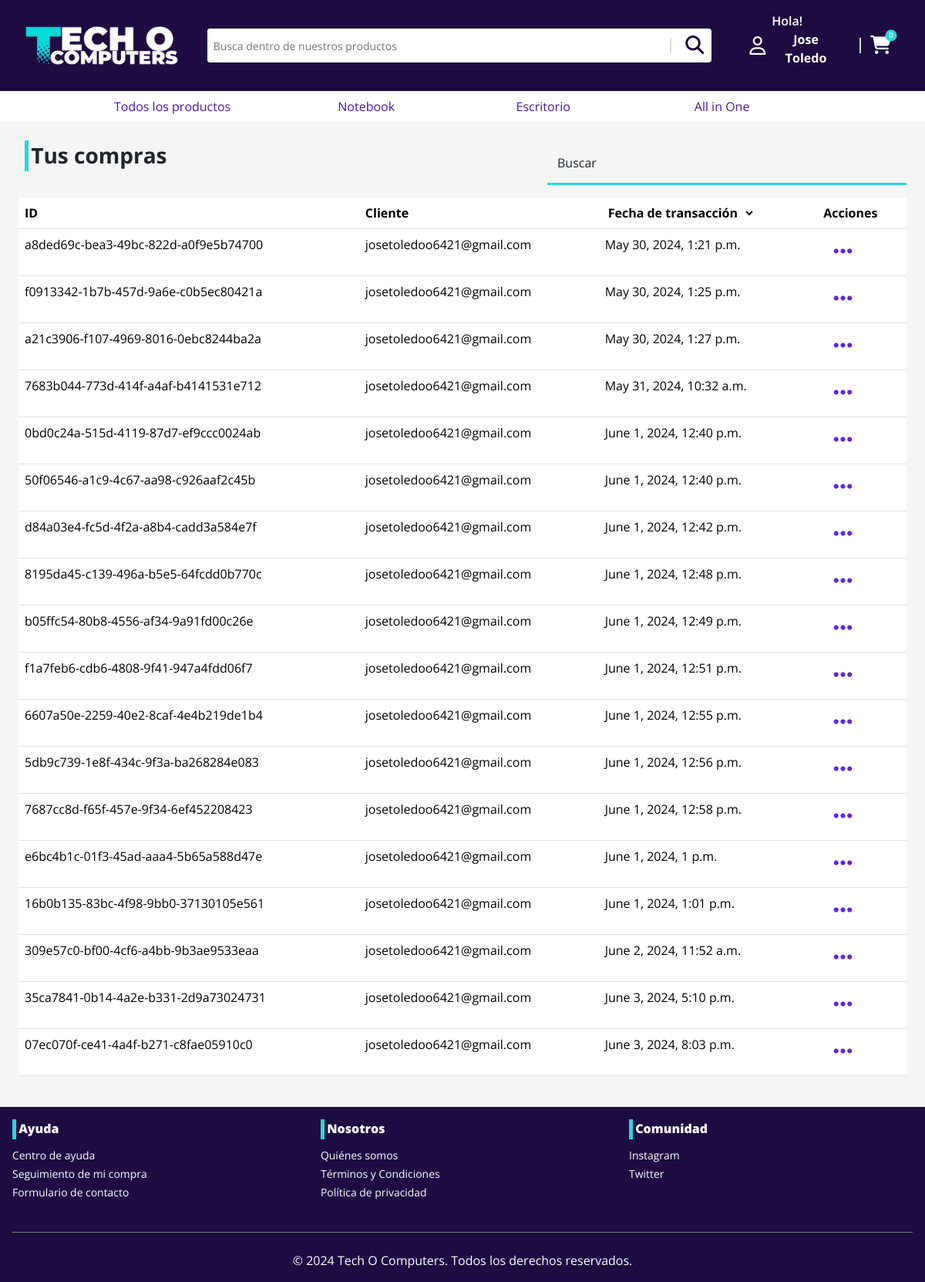
Page /my-orders/ (signed in) on the committed database.
### auth_user/models.py (models this page shows, shortened)
class User(AbstractBaseUser, PermissionsMixin):
    email = models.EmailField(unique=True)
    rut = models.CharField(max_length=12, unique=True, primary_key=True, verbose_name='RUT')
    first_name = models.CharField(max_length=30)
    last_name = models.CharField(max_length=30)
    is_staff = models.BooleanField(default=False)
    is_active = models.BooleanField(default=True)
    is_superuser = models.BooleanField(default=False)
    objects = CustomUserManager()
    USERNAME_FIELD = 'email'
    EMAIL_FIELD = 'email'
    REQUIRED_FIELDS = []
    class Meta:
        verbose_name = 'User'
        verbose_name_plural = 'Users'

### store/models.py (models this page shows, shortened)
class Recipe(models.Model):
    id = models.UUIDField(primary_key=True, default=uuid.uuid4, editable=False)
    client = models.ForeignKey(User, on_delete=models.CASCADE)
    created_at = models.DateTimeField(auto_now_add=True)
    complete = models.BooleanField(default=False)
    transaction_id = models.CharField(max_length=100, null=True)
    @property
    def get_cart_total(self):
        recipeDetails = self.recipedetails_set.all()
        total = sum([item.product.price * item.quantity for item in recipeDetails])
        return total
    @property
    def get_cart_items(self):
        recipeDetails = self.recipedetails_set.all()
        total = sum([item.quantity for item in recipeDetails])
        return total

### core/views.py (the view)
# urls.py: path('my-orders/', views.userdetails, name='userdetails'),
@login_required
def userdetails(request):
    user = request.user
    orders = Recipe.objects.filter(complete=True, client=user).all()
    orderByDate = request.GET.get('orderByDate')
    if orderByDate is not None:
        if orderByDate == 'asc':
            orders = orders.order_by('created_at')
        elif orderByDate == 'desc':
            orders = orders.order_by('-created_at')
    context = {'user_orders': orders, 'user': user}
    return render(request, 'core/userdetails.html', context)

### store/views.py (called while the page is built)
def cart_data(request):
    if request.user.is_authenticated:
        recipe, created = Recipe.objects.get_or_create(client=request.user, complete=False)
        items = recipe.recipedetails_set.all()
        cartItems = recipe.get_cart_items
    else:
        items = []
        recipe = {'get_cart_total':0, 'get_cart_items':0}
        cartItems = recipe['get_cart_items']
    return {'cartItems': cartItems, 'items': items, 'recipe': recipe}

### core/templates/core/userdetails.html (shortened to what this page needs)
{% extends 'core/template.html' %}
{% load static %}
{%load humanize%}
{% block sources%}
<link rel="stylesheet" href="{% static 'css/auth.css'%}">
{% endblock sources%}
{% block content %}
<div class="p-4">
<div class="row">
  <div class="col-md-7">
    <h5 class="product-header fw-bold fs-3">Tus compras</h5>
  </div>
  <div class="col-md-5">
    <div class="form-floating mb-3">
      <input type="text" class="form-control border-0 border-bottom rounded-0 bg-transparent" name="search" id="search" placeholder="name" required onkeyup="searchOrder()">
      <label for="name">Buscar</label>
  </div>
  </div>
</div>
<table class="table ">
    <thead>
      <tr>
        <th scope="col">ID</th>
        <th scope="col">Cliente</th>
        <th scope="col">
          <form action="" method="get" id="orderForm">
            <select name="orderByDate" id="orderByDate" class="border-0 bg-transparent fw-bold">
              <option selected >Fecha de transacción</option>
            </select>
          </form>
        </th>
        <th scope="col">Acciones</th>
      </tr>
    </thead>
    <tbody id="order-table">
    {% for u in user_orders %}
      <tr scope="row">
        <td>{{ u.id }}</td>
        <td>{{ u.client }}</td>
        <td>{{ u.created_at }}</td>
        <td><button type="button" class="btn" data-bs-toggle="modal" data-bs-target="#{{u.id}}modal">
          <i class='fa-solid fa-ellipsis fs-3 color-secondary'></i>
        </button></td>
      </tr>
    {% endfor %}
    </tbody>
  </table>
</div>
{% endblock content %}

### core/templates/core/template.html (shortened to what this page needs)
{% load static %} {% load humanize %}
<!DOCTYPE html>
<html lang="en">
  <head>
    <link
      rel="stylesheet"
      href="{% static "bootstrap/css/bootstrap.min.css" %}"
    />
    <link
      rel="stylesheet"
      href="https://cdnjs.cloudflare.com/ajax/libs/font-awesome/6.5.2/css/all.min.css"
    />
    {% block sources %} {% endblock sources %}
    <link rel="stylesheet" href="{%static 'css/global.css'%}" />
  </head>
  <body class="overflow-x-hidden">
    <nav class="navbar back-primary">
      <div class="navbar-dist">
        <a class="navbar-brand" href="{% url 'index' %}">
          <img
            src="{% static 'src/logo.webp'%}"
            alt="Logo"
            width="200"
            height="auto"
            class="d-inline-block align-text-top"
          />
        </a>
        <div class="container-fuild">
          <form
            class="d-flex bg-white rounded-1 pl-1 pe-1 me-2 searchForm"
            role="search"
            action="{% url 'store'%}"
          >
            <input
              class="form-control-sm w-100 outline-0 border-0"
              type="search"
              name="search"
              autocomplete="off"
              placeholder="Busca dentro de nuestros productos"
              aria-label="Search"
            />
            <span class="divider"></span>
            <button class="bg-transparent border-0">
              <i class="fa-solid fa-magnifying-glass"></i>
            </button>
          </form>
        </div>
        <div class="" id="navbarNav">
          <div
            class="container-fluid d-flex flex-row navbar-responsive-icons align-items-center"
          >
            {% if not user.is_authenticated %}
            <a
              href="{% url 'login'%}"
              class="d-flex flex-row align-items-center text-decoration-none gap-2"
            >
              <i class="fa-regular fa-user text-white"></i>
              <div class="text-white user-navbar">
                <p class="fw-semibold mb-0">Hola!</p>
                <p class="fw-bold">Inicia Sesión</p>
              </div>
            </a>
              {% else %}
              <div class="dropdown">
                <button
                  class="btn bg-transparent d-flex flex-row align-items-center justify-content-start gap-2"
                  type="button"
                  data-bs-toggle="dropdown"
                  aria-expanded="false"
                >
                  <i class="fa-regular fa-user text-white"></i>
                  <div class="text-white user-navbar">
                    <p class="fw-semibold mb-0" style="text-align: start;">Hola!</p>
                    <p class="fw-bold">
                      {{user.first_name | title}} {{user.last_name | title}}
                    </p>
                  </div>
                </button>
              </div>
              {% endif %}
            <span class="divider"></span>
            <a
              data-bs-toggle="offcanvas"
              data-bs-target="#offcanvasRight"
              aria-controls="offcanvasRight"
            >
              <i class="fa-solid fa-cart-shopping text-white cart-icon">
                <span class="cart-quantity">{{recipe.get_cart_items}}</span>
              </i>
            </a>
          </div>
        </div>
      </div>
    </nav>
    <nav
      class="navbar bg-white color-primary justify-content-center"
      id="productNav"
    >
      <div class="product-nav-dist">
        <ul>
          <li>
            <a href="{% url 'store'%}">Todos los productos</a>
          </li>
          <li></li>
          <li>
            <a href="{% url 'store'%}?type=notebooks">Notebook</a>
          </li>
          <li>
            <a href="{% url 'store'%}?type=desktop">Escritorio</a>
          </li>
          <li>
            <a href="{% url 'store'%}?type=all-in-one">All in One</a>
          </li>
        </ul>
      </div>
    </nav>
    <div id="content" style="display: none;">
      {% block content %} {% endblock content %}
    </div>
    <footer class="back-primary">
      <div class="footer-container">
        <div class="w-full footer text-white">
          <div class="d-flex flex-column">
            <h6 class="footer-header">Ayuda</h6>
            <ul class="footer-list">
              <li>
                <a href="{% url 'helpcenter' %}">Centro de ayuda</a>
              </li>
              <li>
                <a href="{% url 'tracking' %}">Seguimiento de mi compra</a>
              </li>
              <li>
                <a href="{% url 'contactform' %}">Formulario de contacto</a>
              </li>
            </ul>
          </div>
          <div class="d-flex flex-column">
            <h6 class="footer-header">Nosotros</h6>
            <ul class="footer-list">
              <li>
                <a href="{% url 'whoweare' %}">Quiénes somos</a>
              </li>
              <li>
                <a href="{% url 'terms' %}">Términos y Condiciones</a>
              </li>
              <li>
                <a href="{% url 'ppolicy' %}">Política de privacidad</a>
              </li>
            </ul>
          </div>
          <div class="d-flex flex-column">
            <h6 class="footer-header">Comunidad</h6>
            <ul class="footer-list">
              <li>
                <a
                  href="https://www.youtube.com/watch?v=dQw4w9WgXcQ"
                  target="_blank"
                  >Instagram</a
                >
              </li>
              <li>
                <a
                  href="https://www.youtube.com/watch?v=YBS8rJvxnKo"
                  target="_blank"
                  >Twitter</a
                >
              </li>
            </ul>
          </div>
        </div>
        <span class="footer-divider"></span>
        <div>
          <p class="text-center text-white">
            &copy; 2024 Tech O Computers. Todos los derechos reservados.
          </p>
        </div>
      </div>
    </footer>
  </body>
</html>

### static/css/auth.css (style rules this page uses)
.form-control { border-color: #29d6d6 !important; border-width: 3px !important; }
label::after { background-color: transparent !important; }

### static/css/global.css (style rules this page uses)
* { font-family: "Open Sans", sans-serif; scroll-behavior: smooth; }
body, #body { background-color: #f5f5f5; }
.color-secondary { color: #6226d9 !important; }
.color-primary { color: #441b9b !important; }
.back-primary { background-color: #1d0b41; }
.fa-solid, .fa-regular { font-size: 1.5rem; color: #1d0b41; }
.navbar-dist { display: grid; grid-template-columns: 1fr 3fr 1fr; gap: 0 16px; justify-content: center; padding: 0; align-items: center; width: 100%; z-index: 4; padding: 0 2rem; }
.divider { border-left: 2px solid #d9d9d9; display: grid; height: 20px; width: 1px; margin-bottom: 12px; margin-right: 12px; margin-left: 12px; margin-top: 12px; }
.product-nav-dist ul { list-style: none; padding: 0; display: grid; margin: auto; grid-template-columns: 1fr 0.2fr 1fr 1fr 1fr; gap: 0 16px; }
#productNav ul li { padding: 0; margin: 0; width: 100%; }
.footer-header { border-left: 5px solid #29d6d6; padding: 0.2rem; font-weight: 800; }
.product-header { display: block; border-left: 5px solid #29d6d6; padding: 0.2rem; font-weight: 800; margin-left: 0.5rem; }
.footer { display: grid; gap: 32px; grid-template-columns: repeat(auto-fit, minmax(230px, 1fr)); overflow: hidden; padding: 16px; }
.footer-list { list-style: none; padding: 0; margin: 0; text-align: start; }
.footer-list li a { color: white; font-weight: 400; transition: all 5s ease-in-out; cursor: pointer; text-decoration: none; font-size: 0.871rem; line-height: 135%; }
.footer-divider { display: block; border: hidden; border-bottom: 0.5px solid #808080; margin: 24px 16px; }
.footer-container { max-width: 1280px; overflow: hidden; width: 100%; margin: auto; }
.fa-cart-shopping { cursor: pointer; }
#content > * { animation: fade-in 0.5s ease-in-out; }
.cart-icon { position: relative; }
.cart-icon::after { content: ""; width: 15px; height: 15px; background-color: #29d6d6; border-radius: 50%; position: absolute; top: 0; right: 0; transform: translate(50%, -50%); }
.cart-quantity { position: absolute; top: 0; right: 0; transform: translate(50%, -50%); color: white; font-size: 0.6rem; font-weight: 600; z-index: 1; }

### rows in the picture
Recipe: get_cart_items "0"
Recipe: id "a8ded69c-bea3-49bc-822d-a0f9e5b74700", client "josetoledoo6421@gmail.com", created_at "May 30, 2024, 1:21 p.m."
Recipe: id "f0913342-1b7b-457d-9a6e-c0b5ec80421a", client "josetoledoo6421@gmail.com", created_at "May 30, 2024, 1:25 p.m."
Recipe: id "a21c3906-f107-4969-8016-0ebc8244ba2a", client "josetoledoo6421@gmail.com", created_at "May 30, 2024, 1:27 p.m."
Recipe: id "7683b044-773d-414f-a4af-b4141531e712", client "josetoledoo6421@gmail.com", created_at "May 31, 2024, 10:32 a.m."
Recipe: id "0bd0c24a-515d-4119-87d7-ef9ccc0024ab", client "josetoledoo6421@gmail.com", created_at "June 1, 2024, 12:40 p.m."
Recipe: id "50f06546-a1c9-4c67-aa98-c926aaf2c45b", client "josetoledoo6421@gmail.com", created_at "June 1, 2024, 12:40 p.m."
Recipe: id "d84a03e4-fc5d-4f2a-a8b4-cadd3a584e7f", client "josetoledoo6421@gmail.com", created_at "June 1, 2024, 12:42 p.m."
Recipe: id "8195da45-c139-496a-b5e5-64fcdd0b770c", client "josetoledoo6421@gmail.com", created_at "June 1, 2024, 12:48 p.m."
Recipe: id "b05ffc54-80b8-4556-af34-9a91fd00c26e", client "josetoledoo6421@gmail.com", created_at "June 1, 2024, 12:49 p.m."
Recipe: id "f1a7feb6-cdb6-4808-9f41-947a4fdd06f7", client "josetoledoo6421@gmail.com", created_at "June 1, 2024, 12:51 p.m."
Recipe: id "6607a50e-2259-40e2-8caf-4e4b219de1b4", client "josetoledoo6421@gmail.com", created_at "June 1, 2024, 12:55 p.m."
Recipe: id "5db9c739-1e8f-434c-9f3a-ba268284e083", client "josetoledoo6421@gmail.com", created_at "June 1, 2024, 12:56 p.m."
Recipe: id "7687cc8d-f65f-457e-9f34-6ef452208423", client "josetoledoo6421@gmail.com", created_at "June 1, 2024, 12:58 p.m."
Recipe: id "e6bc4b1c-01f3-45ad-aaa4-5b65a588d47e", client "josetoledoo6421@gmail.com", created_at "June 1, 2024, 1 p.m."
Recipe: id "16b0b135-83bc-4f98-9bb0-37130105e561", client "josetoledoo6421@gmail.com", created_at "June 1, 2024, 1:01 p.m."
Recipe: id "309e57c0-bf00-4cf6-a4bb-9b3ae9533eaa", client "josetoledoo6421@gmail.com", created_at "June 2, 2024, 11:52 a.m."
Recipe: id "35ca7841-0b14-4a2e-b331-2d9a73024731", client "josetoledoo6421@gmail.com", created_at "June 3, 2024, 5:10 p.m."
Recipe: id "07ec070f-ce41-4a4f-b271-c8fae05910c0", client "josetoledoo6421@gmail.com", created_at "June 3, 2024, 8:03 p.m."

### other values in the picture
{{ user.first_name | title }} "Jose"
{{ user.last_name | title }} "Toledo"
